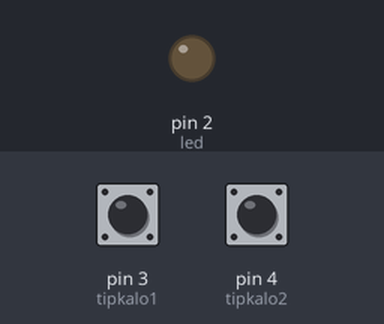
The sketch below on a simulated Arduino Uno, built with avr-gcc and run on an emulated ATmega328P. On the bench: output pins drawn as LEDs (lit = HIGH). The inputs (shaded band) are chosen by the test bench; at power-on: pin 3 (tipkalo1) HIGH, pin 4 (tipkalo2) HIGH.

Above: at 1.2 s.
1.3 s: pin 3 (tipkalo1) pulled LOW for 0.15 s
At 1.6 s:
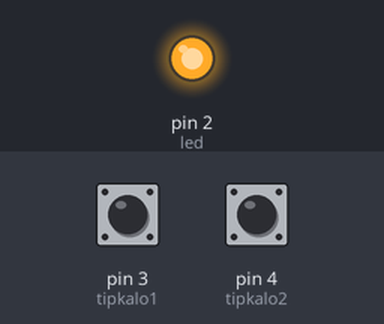
2.9 s: pin 4 (tipkalo2) pulled LOW for 0.15 s
At 4.1 s:
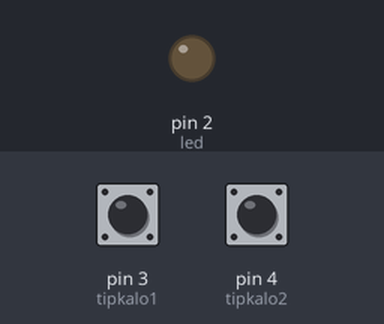
4.5 s: pin 3 (tipkalo1) pulled LOW for 1 s
At 5.3 s:
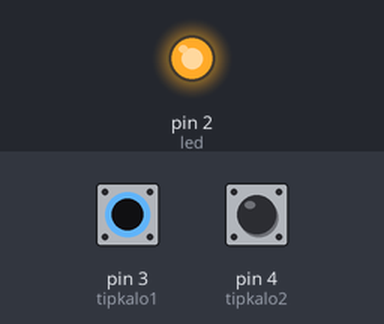
7.0 s: pin 3 (tipkalo1) driven LOW and pin 4 (tipkalo2) driven LOW
At 7.4 s:
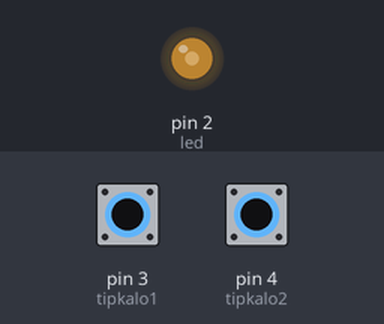
8.5 s: pin 4 (tipkalo2) driven HIGH
At 9.3 s:
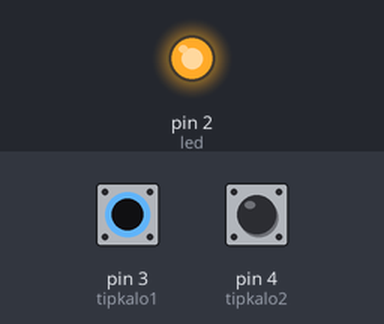
Timing chart, 0 to 11.0 s (numbered marks = the images above; inputs shaded):
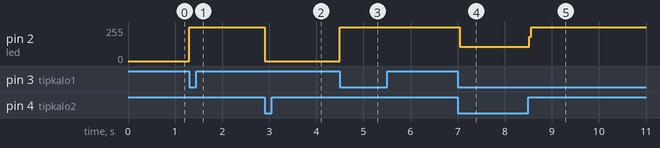

The sketch:

K413.ino
```cpp
int led = 2;                        //definiraj led = 2
int tipkalo1 = 3;                   //definiraj tipkalo1 = 3
int tipkalo2 = 4;                   //definiraj tipkalo2 = 4

void setup() {
  pinMode(led, OUTPUT);             //postavi izvod led kao izlazni
  pinMode(tipkalo1, INPUT_PULLUP);  //postavi izvod tipkalo1 kao ulazni
  pinMode(tipkalo2, INPUT_PULLUP);  //postavi izvod tipkalo2 kao ulazni
  digitalWrite(led, LOW);           //isključi led diodu - početno stanje
}

void loop() {
  if(digitalRead(tipkalo1)==LOW){   //ako je tipkalo1 pritisnuto
    digitalWrite(led, HIGH);        //uključi LED diodu
  }
  if(digitalRead(tipkalo2)==LOW){   //ako je tipkalo2 pritisnuto
    digitalWrite(led, LOW);         //isključi LED diodu
  }
}
```

Measured:
- after the input at 1.3 s, pin 2 (led): 0/255 → 255/255 at once
- after the input at 2.9 s, pin 2 (led): 255/255 → 0/255 at once
- after the input at 4.5 s, pin 2 (led): 0/255 → 255/255 at once
- after the input at 7.0 s, pin 2 (led): 255/255 → 108/255 at once
- after the input at 8.5 s, pin 2 (led): 108/255 → 255/255 at once
